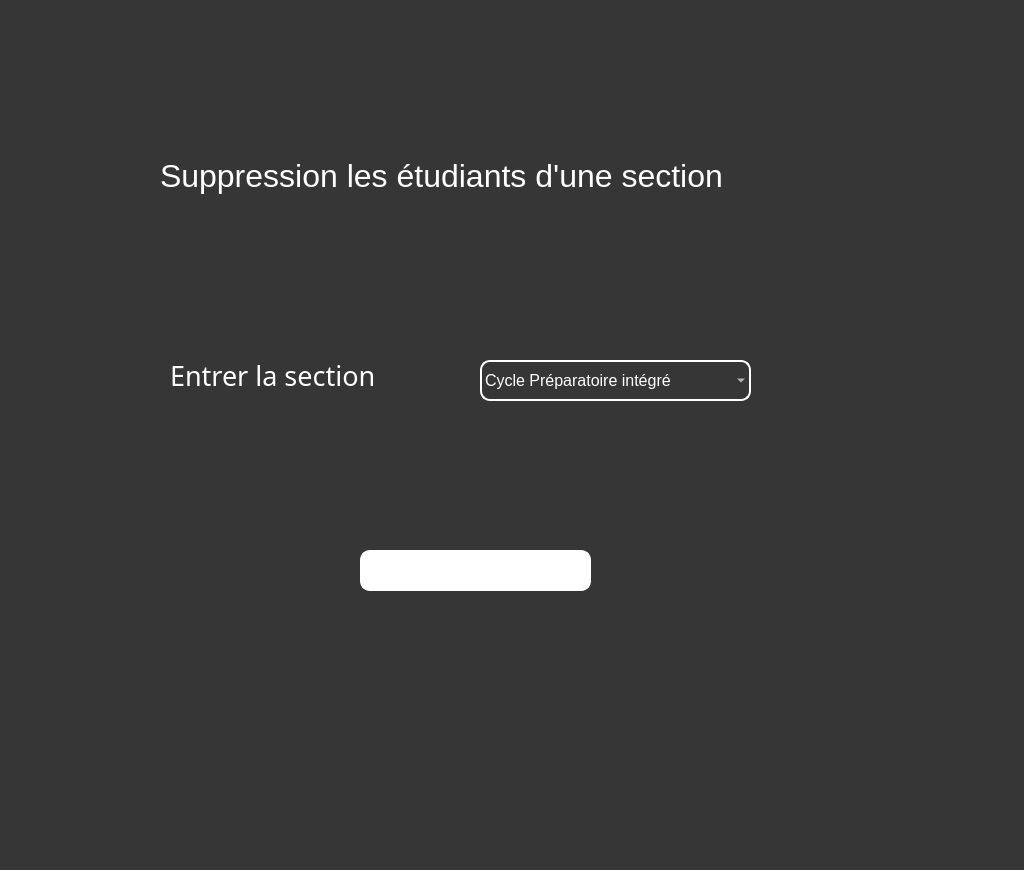
<?xml version="1.0" encoding="UTF-8"?>
<ui version="4.0">
 <class>suppression_etudiant_section_donnee</class>
 <widget class="QWidget" name="suppression_etudiant_section_donnee">
  <property name="geometry">
   <rect>
    <x>0</x>
    <y>0</y>
    <width>1024</width>
    <height>870</height>
   </rect>
  </property>
  <property name="maximumSize">
   <size>
    <width>1024</width>
    <height>870</height>
   </size>
  </property>
  <property name="windowTitle">
   <string>Form</string>
  </property>
  <property name="styleSheet">
   <string notr="true">background-color: qlineargradient(spread:repeat, x1:0, y1:0, x2:1, y2:0, stop:0 rgba(18, 178, 255, 254), stop:1 rgba(255, 255, 255, 255));
background-image: url(:/ressources/23.jpg);
background-color: rgb(54, 54, 54);
color: rgb(255, 255, 255);</string>
  </property>
  <widget class="QLabel" name="label">
   <property name="geometry">
    <rect>
     <x>170</x>
     <y>350</y>
     <width>311</width>
     <height>51</height>
    </rect>
   </property>
   <property name="font">
    <font>
     <family>Bahnschrift SemiLight</family>
     <pointsize>20</pointsize>
    </font>
   </property>
   <property name="styleSheet">
    <string notr="true">background:transparent;
color: rgb(255, 255, 255);

border-radius:10px</string>
   </property>
   <property name="text">
    <string>Entrer la section</string>
   </property>
  </widget>
  <widget class="QPushButton" name="suppsection">
   <property name="geometry">
    <rect>
     <x>360</x>
     <y>550</y>
     <width>231</width>
     <height>41</height>
    </rect>
   </property>
   <property name="font">
    <font>
     <family>Bahnschrift SemiLight</family>
     <pointsize>16</pointsize>
    </font>
   </property>
   <property name="styleSheet">
    <string notr="true">background-color: rgb(255, 255, 255);
color: rgb(0, 0, 0);

color: rgb(255, 255, 255);
border:2px solid white;
border-radius:10px</string>
   </property>
   <property name="text">
    <string>supprimer</string>
   </property>
  </widget>
  <widget class="QLabel" name="label_2">
   <property name="geometry">
    <rect>
     <x>160</x>
     <y>140</y>
     <width>731</width>
     <height>71</height>
    </rect>
   </property>
   <property name="font">
    <font>
     <pointsize>24</pointsize>
    </font>
   </property>
   <property name="styleSheet">
    <string notr="true">background:transparent;
color: rgb(255, 255, 255);

border-radius:10px</string>
   </property>
   <property name="text">
    <string>Suppression les étudiants d'une section</string>
   </property>
  </widget>
  <widget class="QComboBox" name="comboBox">
   <property name="geometry">
    <rect>
     <x>480</x>
     <y>360</y>
     <width>271</width>
     <height>41</height>
    </rect>
   </property>
   <property name="font">
    <font>
     <pointsize>12</pointsize>
    </font>
   </property>
   <property name="styleSheet">
    <string notr="true">background:transparent;
color: rgb(255, 255, 255);
border:2px solid white;
border-radius:10px</string>
   </property>
   <item>
    <property name="text">
     <string>Cycle Préparatoire intégré</string>
    </property>
   </item>
   <item>
    <property name="text">
     <string>License Info</string>
    </property>
   </item>
   <item>
    <property name="text">
     <string>License Tic</string>
    </property>
   </item>
   <item>
    <property name="text">
     <string>License électronique</string>
    </property>
   </item>
   <item>
    <property name="text">
     <string>Ingénieur électronique</string>
    </property>
   </item>
   <item>
    <property name="text">
     <string>Ingéniuer Informatique</string>
    </property>
   </item>
  </widget>
 </widget>
 <resources>
  <include location="ressources.qrc"/>
 </resources>
 <connections/>
</ui>
